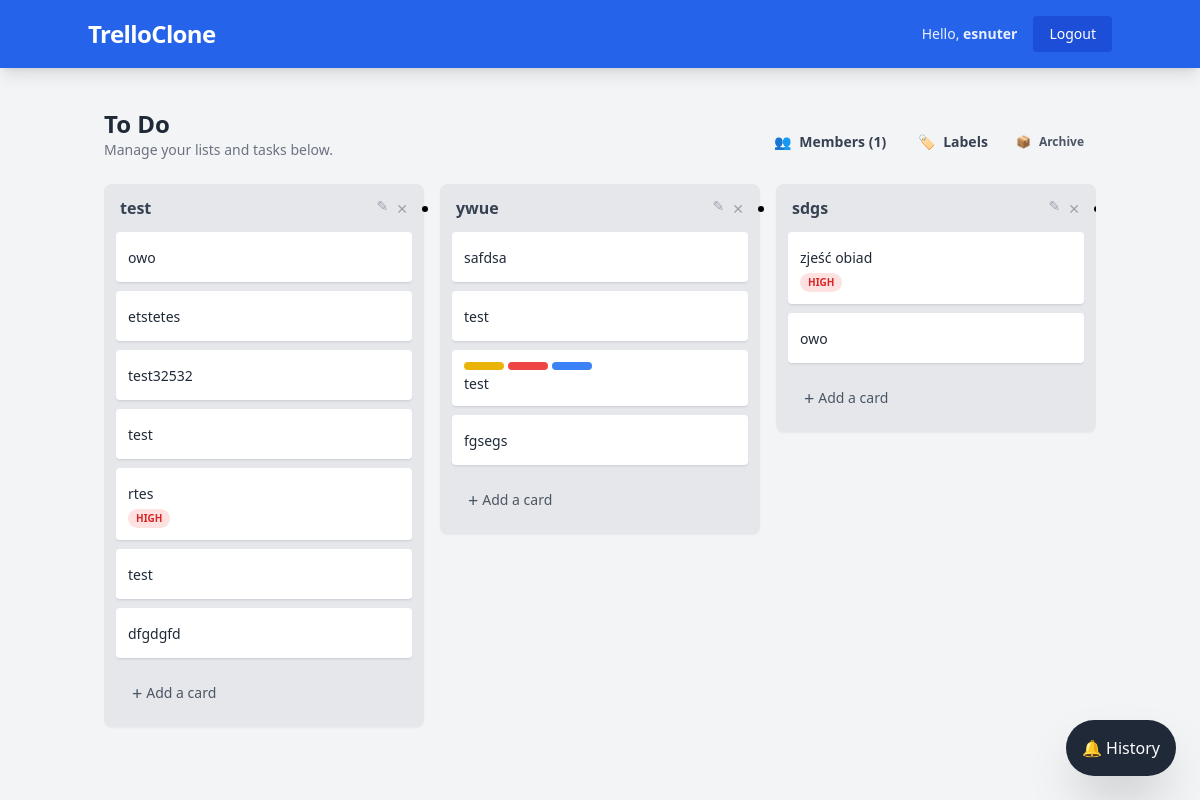
/board/to-do/ (signed in), run on an earlier commit of the app's database.
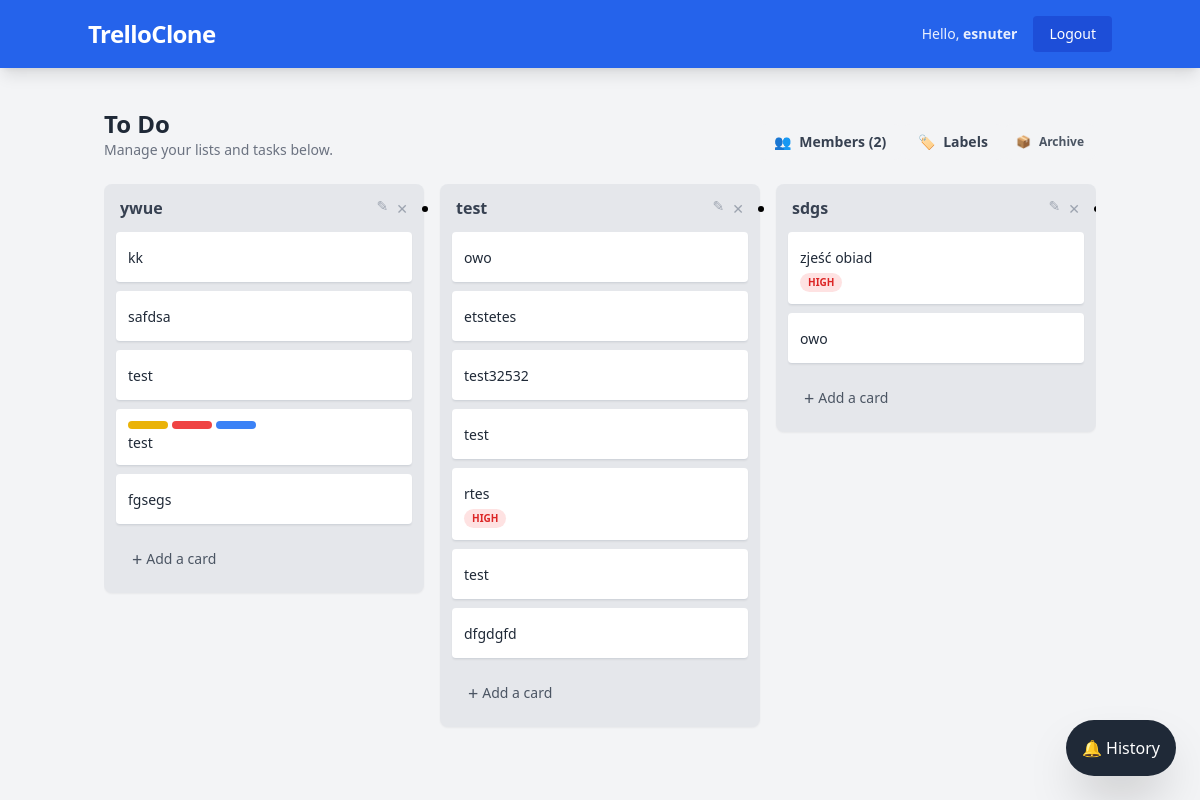
And on a later commit of the database.
### boards/models.py (models this page shows, shortened)
class Board(models.Model):
    title = models.CharField(max_length=100)
    slug = models.SlugField(unique=True, blank=True)
    owner = models.ForeignKey(User, on_delete=models.CASCADE, related_name='boards')
    members = models.ManyToManyField(User, related_name='joined_boards', blank=True)
    created_at = models.DateTimeField(auto_now_add=True)
    position = models.PositiveIntegerField(default=0)
    class Meta:
        ordering = ['position']

class List(models.Model):
    board = models.ForeignKey(Board, on_delete=models.CASCADE, related_name='lists')
    title = models.CharField(max_length=100)
    position = models.PositiveIntegerField(default=0)
    class Meta:
        ordering = ['position']

class Task(models.Model):
    PRIORITY_CHOICES = [
        ('LOW', 'Low'),
        ('MED', 'Medium'),
        ('HIGH', 'High'),
    ]
    list = models.ForeignKey(List, on_delete=models.CASCADE, related_name='tasks')
    title = models.CharField(max_length=200)
    description = models.TextField(blank=True)
    priority = models.CharField(max_length=4, choices=PRIORITY_CHOICES, default='MED')
    assigned_to = models.ForeignKey(User, on_delete=models.SET_NULL, null=True, blank=True)
    due_date = models.DateTimeField(null=True, blank=True)
    created_at = models.DateTimeField(auto_now_add=True)
    labels = models.ManyToManyField(Label, blank=True, related_name='tasks')
    position = models.PositiveIntegerField(default=0)
    assigned_to = models.ForeignKey(User, on_delete=models.SET_NULL, null=True, blank=True, related_name='tasks')
    due_date = models.DateTimeField(null=True, blank=True)
    is_archived = models.BooleanField(default=False)
    @property
    def checklist_total_count(self):
        return self.checklist_items.count()
    class Meta:
        ordering = ['position']

class Label(models.Model):
    COLOR_CHOICES = [
        ('bg-green-500', 'Green'),
        ('bg-yellow-500', 'Yellow'),
        ('bg-orange-500', 'Orange'),
        ('bg-red-500', 'Red'),
        ('bg-purple-500', 'Purple'),
        ('bg-blue-500', 'Blue'),
    ]
    title = models.CharField(max_length=50)
    color = models.CharField(max_length=20, choices=COLOR_CHOICES, default='bg-green-500')
    board = models.ForeignKey(Board, on_delete=models.CASCADE, related_name='labels')

### boards/views.py (the view)
# urls.py: path('board/<slug:slug>/', views.board_detail, name='board_detail'),
@login_required
def board_detail(request, slug):
    board = get_object_or_404(
        Board,
        Q(owner=request.user) | Q(members=request.user),
        slug=slug
    )
    return render(request, 'boards/board_detail.html', {'board': board})

### boards/templates/boards/board_detail.html (shortened to what this page needs)
{% extends 'base.html' %}
{% block content %}
<div class="mb-6 flex justify-between items-end">
    <div>
        <h1 class="text-2xl font-bold text-gray-800">{{ board.title }}</h1>
        <p class="text-sm text-gray-500">Manage your lists and tasks below.</p>
    </div>
    <div class="flex">
        <div x-data="{ showMembers: false }" class="relative inline-block">
            <button @click="showMembers = !showMembers" class="bg-gray-100 hover:bg-gray-200 text-gray-700 px-4 py-2 rounded-lg text-sm font-bold flex items-center transition">
                <span class="mr-2">👥</span> Members ({{ board.members.count|add:1 }})
            </button>
        </div>
        <a href="{% url 'manage_labels' board.slug %}" class="bg-gray-100 hover:bg-gray-200 text-gray-700 px-4 py-2 rounded-lg text-sm font-bold flex items-center transition">
            <span class="mr-2">🏷️</span> Labels
        </a>
        <a href="{% url 'board_archive' board.slug %}" class="flex items-center bg-gray-100 hover:bg-gray-200 text-gray-600 px-3 py-1.5 rounded-lg text-xs font-bold transition">
            <span class="mr-2">📦</span> Archive
        </a>
    </div>
</div>
<div id="lists-container" class="flex overflow-x-auto pb-4 items-start space-x-4 custom-scrollbar">
    {% for list in board.lists.all %}
    <div class="list-item bg-gray-200 w-80 flex-shrink-0 rounded-lg shadow-sm p-3 cursor-grab" data-list-id="{{ list.id }}">
        <div class="flex justify-between items-center mb-3 px-1">
            <h3 class="font-bold text-gray-700">{{ list.title }}</h3>
            {% if board.owner == request.user %}
            <div class="flex space-x-2">
                <a href="{% url 'edit_list' list.id %}" class="text-gray-400 hover:text-blue-600 text-sm">✎</a>
                <form method="POST" action="{% url 'delete_list' list.id %}" onsubmit="return confirm('Delete?');">
                    <button type="submit" class="text-gray-400 hover:text-red-600 text-sm">✕</button>
                </form>
            </div>
            {% endif %}
        </div>
        <div class="task-sortable space-y-2 mt-2 min-h-[10px]" data-list-id="{{ list.id }}">
            {% for task in list.tasks.all %}
                {% if not task.is_archived %}
                <div class="bg-white p-3 rounded shadow-sm border-b border-gray-300 hover:bg-gray-50 group cursor-grab active:cursor-grabbing" data-task-id="{{ task.id }}">
                    <div class="flex justify-between items-start">
                        <a href="{% url 'task_detail' task.id %}" class="flex-grow">
                            <div class="flex flex-wrap gap-1 mb-1">
                                {% for label in task.labels.all %}
                                    <div class="{{ label.color }} h-2 w-10 rounded-full" title="{{ label.title }}"></div>
                                {% endfor %}
                            </div>
                            <p class="text-sm text-gray-800 font-medium">{{ task.title }}</p>
                            {% if task.priority == 'HIGH' %}
                                <span class="text-[10px] bg-red-100 text-red-600 px-2 py-0.5 rounded-full font-bold uppercase mt-1 inline-block">High</span>
                            {% endif %}
                        </a>
                    </div>
                </div>
                {% endif %}
            {% endfor %}
        </div>
        <div x-data="{ open: false }" class="mt-3 px-2">
            <button @click="open = true; $nextTick(() => $refs.taskTitle.focus())"
                    x-show="!open"
                    class="flex items-center w-full text-left text-sm text-gray-600 hover:bg-gray-300 p-2 rounded transition">
                <span class="mr-1 text-lg">+</span> Add a card
            </button>
        </div>
    </div>
    {% endfor %}
</div>
<div x-data="{ sideOpen: false }">
    <button @click="sideOpen = true" class="fixed bottom-6 right-6 bg-gray-800 text-white p-4 rounded-full shadow-2xl hover:scale-110 transition-transform z-40">
        🔔 History
    </button>
</div>
{% endblock %}

What changed in the data, as far as the page shows it:
changed Board "To Do": members.count|add "1" → "2"
changed List "ywue": moves up the list
added Task: title "kk", shown under List "ywue"
